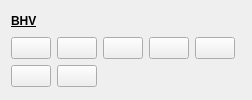
            <widget class="QWidget" name="speciaal">
             <attribute name="title">
              <string>Overig</string>
             </attribute>
             <layout class="QGridLayout" name="gridLayout_7">
              <item row="0" column="0" rowspan="2" colspan="6">
               <widget class="QLabel" name="label_13">
                <property name="sizePolicy">
                 <sizepolicy hsizetype="Minimum" vsizetype="Fixed">
                  <horstretch>0</horstretch>
                  <verstretch>0</verstretch>
                 </sizepolicy>
                </property>
                <property name="font">
                 <font>
                  <family>Arial</family>
                  <weight>75</weight>
                  <bold>true</bold>
                  <underline>true</underline>
                 </font>
                </property>
                <property name="text">
                 <string>BHV</string>
                </property>
               </widget>
              </item>
              <item row="2" column="4">
               <widget class="QPushButton" name="nooduitgang">
                <property name="enabled">
                 <bool>true</bool>
                </property>
                <property name="sizePolicy">
                 <sizepolicy hsizetype="Minimum" vsizetype="Fixed">
                  <horstretch>0</horstretch>
                  <verstretch>0</verstretch>
                 </sizepolicy>
                </property>
                <property name="text">
                 <string/>
                </property>
                <property name="icon">
                 <iconset>
                  <normaloff>:/plugins/oiv/config_files/png/nooduitgang.png</normaloff>:/plugins/oiv/config_files/png/nooduitgang.png</iconset>
                </property>
                <property name="iconSize">
                 <size>
                  <width>28</width>
                  <height>28</height>
                 </size>
                </property>
                <property name="checkable">
                 <bool>false</bool>
                </property>
                <property name="autoDefault">
                 <bool>false</bool>
                </property>
                <property name="default">
                 <bool>false</bool>
                </property>
                <property name="flat">
                 <bool>false</bool>
                </property>
               </widget>
              </item>
              <item row="2" column="3">
               <widget class="QPushButton" name="nooddouche">
                <property name="enabled">
                 <bool>true</bool>
                </property>
                <property name="sizePolicy">
                 <sizepolicy hsizetype="Minimum" vsizetype="Fixed">
                  <horstretch>0</horstretch>
                  <verstretch>0</verstretch>
                 </sizepolicy>
                </property>
                <property name="text">
                 <string/>
                </property>
                <property name="icon">
                 <iconset>
                  <normaloff>:/plugins/oiv/config_files/png/nooddouche.png</normaloff>:/plugins/oiv/config_files/png/nooddouche.png</iconset>
                </property>
                <property name="iconSize">
                 <size>
                  <width>28</width>
                  <height>28</height>
                 </size>
                </property>
                <property name="checkable">
                 <bool>false</bool>
                </property>
                <property name="autoDefault">
                 <bool>false</bool>
                </property>
                <property name="default">
                 <bool>false</bool>
                </property>
                <property name="flat">
                 <bool>false</bool>
                </property>
               </widget>
              </item>
              <item row="1" column="1">
               <widget class="QLabel" name="label_12">
                <property name="font">
                 <font>
                  <family>Arial</family>
                  <weight>75</weight>
                  <bold>true</bold>
                  <underline>true</underline>
                 </font>
                </property>
                <property name="text">
                 <string/>
                </property>
               </widget>
              </item>
              <item row="2" column="2">
               <widget class="QPushButton" name="oogdouche">
                <property name="enabled">
                 <bool>true</bool>
                </property>
                <property name="sizePolicy">
                 <sizepolicy hsizetype="Minimum" vsizetype="Fixed">
                  <horstretch>0</horstretch>
                  <verstretch>0</verstretch>
                 </sizepolicy>
                </property>
                <property name="text">
                 <string/>
                </property>
                <property name="icon">
                 <iconset>
                  <normaloff>:/plugins/oiv/config_files/png/oogdouche.png</normaloff>:/plugins/oiv/config_files/png/oogdouche.png</iconset>
                </property>
                <property name="iconSize">
                 <size>
                  <width>28</width>
                  <height>28</height>
                 </size>
                </property>
                <property name="checkable">
                 <bool>false</bool>
                </property>
                <property name="autoDefault">
                 <bool>false</bool>
                </property>
                <property name="default">
                 <bool>false</bool>
                </property>
                <property name="flat">
                 <bool>false</bool>
                </property>
               </widget>
              </item>
              <item row="5" column="0">
               <spacer name="verticalSpacer_2">
                <property name="orientation">
                 <enum>Qt::Vertical</enum>
                </property>
                <property name="sizeHint" stdset="0">
                 <size>
                  <width>0</width>
                  <height>0</height>
                 </size>
                </property>
               </spacer>
              </item>
              <item row="2" column="0">
               <widget class="QPushButton" name="antidote_tegengif">
                <property name="enabled">
                 <bool>true</bool>
                </property>
                <property name="sizePolicy">
                 <sizepolicy hsizetype="Minimum" vsizetype="Fixed">
                  <horstretch>0</horstretch>
                  <verstretch>0</verstretch>
                 </sizepolicy>
                </property>
                <property name="text">
                 <string/>
                </property>
                <property name="icon">
                 <iconset>
                  <normaloff>:/plugins/oiv/config_files/png/antidote_tegengif.png</normaloff>:/plugins/oiv/config_files/png/antidote_tegengif.png</iconset>
                </property>
                <property name="iconSize">
                 <size>
                  <width>28</width>
                  <height>28</height>
                 </size>
                </property>
                <property name="checkable">
                 <bool>false</bool>
                </property>
                <property name="autoDefault">
                 <bool>false</bool>
                </property>
                <property name="default">
                 <bool>false</bool>
                </property>
                <property name="flat">
                 <bool>false</bool>
                </property>
               </widget>
              </item>
              <item row="3" column="0">
               <widget class="QPushButton" name="brandblusser">
                <property name="enabled">
                 <bool>true</bool>
                </property>
                <property name="sizePolicy">
                 <sizepolicy hsizetype="Minimum" vsizetype="Fixed">
                  <horstretch>0</horstretch>
                  <verstretch>0</verstretch>
                 </sizepolicy>
                </property>
                <property name="text">
                 <string/>
                </property>
                <property name="icon">
                 <iconset>
                  <normaloff>:/plugins/oiv/config_files/png/brandblusser.png</normaloff>:/plugins/oiv/config_files/png/brandblusser.png</iconset>
                </property>
                <property name="iconSize">
                 <size>
                  <width>28</width>
                  <height>28</height>
                 </size>
                </property>
                <property name="checkable">
                 <bool>false</bool>
                </property>
                <property name="autoDefault">
                 <bool>false</bool>
                </property>
                <property name="default">
                 <bool>false</bool>
                </property>
                <property name="flat">
                 <bool>false</bool>
                </property>
               </widget>
              </item>
              <item row="3" column="1">
               <widget class="QPushButton" name="brandslanghaspel">
                <property name="enabled">
                 <bool>true</bool>
                </property>
                <property name="sizePolicy">
                 <sizepolicy hsizetype="Minimum" vsizetype="Fixed">
                  <horstretch>0</horstretch>
                  <verstretch>0</verstretch>
                 </sizepolicy>
                </property>
                <property name="text">
                 <string/>
                </property>
                <property name="icon">
                 <iconset>
                  <normaloff>:/plugins/oiv/config_files/png/brandslanghaspel.png</normaloff>:/plugins/oiv/config_files/png/brandslanghaspel.png</iconset>
                </property>
                <property name="iconSize">
                 <size>
                  <width>28</width>
                  <height>28</height>
                 </size>
                </property>
                <property name="checkable">
                 <bool>false</bool>
                </property>
                <property name="autoDefault">
                 <bool>false</bool>
                </property>
                <property name="default">
                 <bool>false</bool>
                </property>
                <property name="flat">
                 <bool>false</bool>
                </property>
               </widget>
              </item>
              <item row="2" column="1">
               <widget class="QPushButton" name="aed">
                <property name="enabled">
                 <bool>true</bool>
                </property>
                <property name="sizePolicy">
                 <sizepolicy hsizetype="Minimum" vsizetype="Fixed">
                  <horstretch>0</horstretch>
                  <verstretch>0</verstretch>
                 </sizepolicy>
                </property>
                <property name="text">
                 <string/>
                </property>
                <property name="icon">
                 <iconset>
                  <normaloff>:/plugins/oiv/config_files/png/aed.png</normaloff>:/plugins/oiv/config_files/png/aed.png</iconset>
                </property>
                <property name="iconSize">
                 <size>
                  <width>28</width>
                  <height>28</height>
                 </size>
                </property>
                <property name="checkable">
                 <bool>false</bool>
                </property>
                <property name="autoDefault">
                 <bool>false</bool>
                </property>
                <property name="default">
                 <bool>false</bool>
                </property>
                <property name="flat">
                 <bool>false</bool>
                </property>
               </widget>
              </item>
             </layout>
            </widget>
